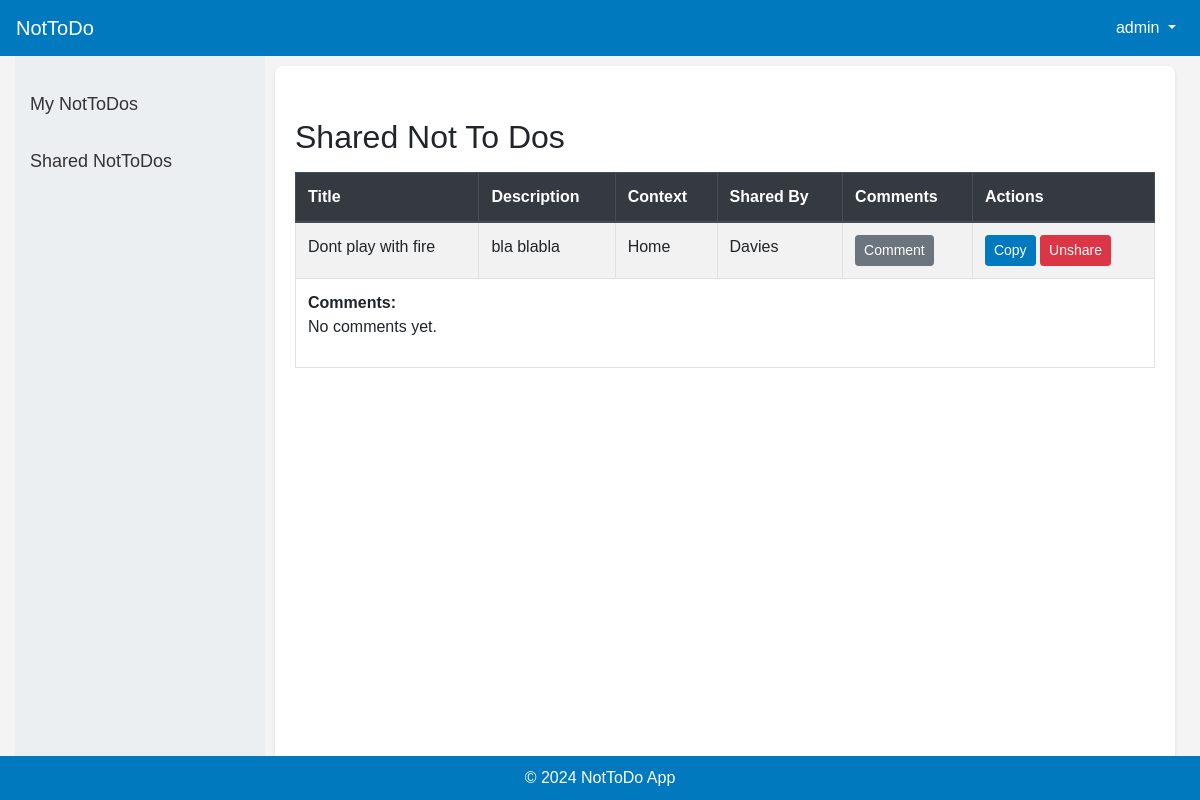
The page /nottodos/shared/ (signed in) on the database as committed earlier.
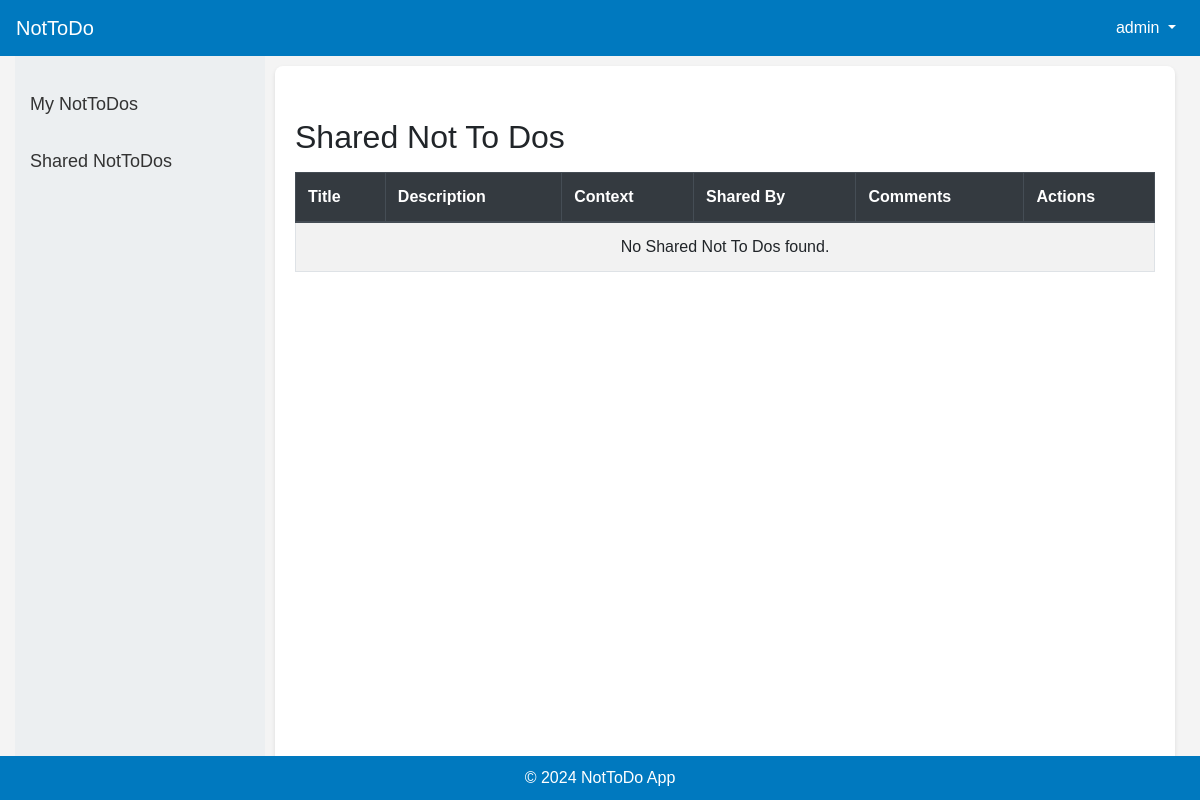
The same page on the database as committed later.
### nottodo/models.py (models this page shows, shortened)
class SharedNotToDo(models.Model):
    nottodo = models.ForeignKey(NotToDo, on_delete=models.CASCADE, related_name='shared_nottodos')
    shared_with = models.ForeignKey(User, on_delete=models.CASCADE)
    created_at = models.DateTimeField(default=timezone.now)

class NotToDo(models.Model):
    user = models.ForeignKey(User, on_delete=models.CASCADE)
    title = models.CharField(max_length=255)
    description = models.TextField(blank=True, null=True)
    context = models.CharField(max_length=50, choices=[('Home', 'Home'), ('Work', 'Work'), ('Other', 'Other')])
    scheduled_start_time = models.DateTimeField(blank=True, null=True)
    scheduled_end_time = models.DateTimeField(blank=True, null=True)
    repeat = models.CharField(max_length=50, choices=[('None', 'None'), ('Daily', 'Daily'), ('Weekly', 'Weekly'), ('Monthly', 'Monthly')], default='None')
    created_at = models.DateTimeField(default=timezone.now)
    updated_at = models.DateTimeField(auto_now=True)

### nottodo/views.py (the view)
# urls.py: path('nottodos/shared/', views.list_shared_nottodos, name='list_shared_nottodos'),
@login_required
def list_shared_nottodos(request):
    shared_nottodos = SharedNotToDo.objects.filter(shared_with=request.user).prefetch_related('comments')
    return render(request, 'list_shared_nottodos.html', {'shared_nottodos': shared_nottodos})

### nottodo/templates/list_shared_nottodos.html (shortened to what this page needs)
{% extends 'base.html' %}
{% block content %}
<div class="row">
    <div class="col-md-12">
        <h2 class="mt-4">Shared Not To Dos</h2>
        <table class="table table-bordered table-striped table-hover mt-3">
            <thead class="thead-dark">
                <tr>
                    <th>Title</th>
                    <th>Description</th>
                    <th>Context</th>
                    <th>Shared By</th>
                    <th>Comments</th>
                    <th>Actions</th>
                </tr>
            </thead>
            <tbody>
                {% for shared_nottodo in shared_nottodos %}
                <tr>
                    <td>{{ shared_nottodo.nottodo.title }}</td>
                    <td>{{ shared_nottodo.nottodo.description }}</td>
                    <td>{{ shared_nottodo.nottodo.context }}</td>
                    <td>{{ shared_nottodo.nottodo.user.username }}</td>
                    <td>
                        <a href="{% url 'add_comment' shared_nottodo.pk %}" class="btn btn-secondary btn-sm">Comment</a>
                    </td>
                    <td>
                        <a href="{% url 'copy_nottodo' shared_nottodo.nottodo.pk %}" class="btn btn-primary btn-sm">Copy</a>
                        <a href="{% url 'unshare_nottodo' shared_nottodo.pk %}" class="btn btn-danger btn-sm">Unshare</a>
                    </td>
                </tr>
                <tr>
                    <td colspan="6">
                        <strong>Comments:</strong>
                        {% if shared_nottodo.comments.all %}
                            <ul>
                                {% for comment in shared_nottodo.comments.all %}
                                <li>{{ comment.user.username }}: {{ comment.text }} ({{ comment.created_at }})</li>
                                {% endfor %}
                            </ul>
                        {% else %}
                            <p>No comments yet.</p>
                        {% endif %}
                    </td>
                </tr>
                {% empty %}
                <tr>
                    <td colspan="6" class="text-center">No Shared Not To Dos found.</td>
                </tr>
                {% endfor %}
            </tbody>
        </table>
    </div>
</div>
{% endblock %}

Rows that differ between the two databases and show on the page:
removed SharedNotToDo: nottodo "Dont play with fire", nottodo.description "bla blabla", nottodo.context "Home", nottodo.user.username "Davies", shows "No comments yet."
Other text that changed with them:
text now shown: "No Shared Not To Dos found."
